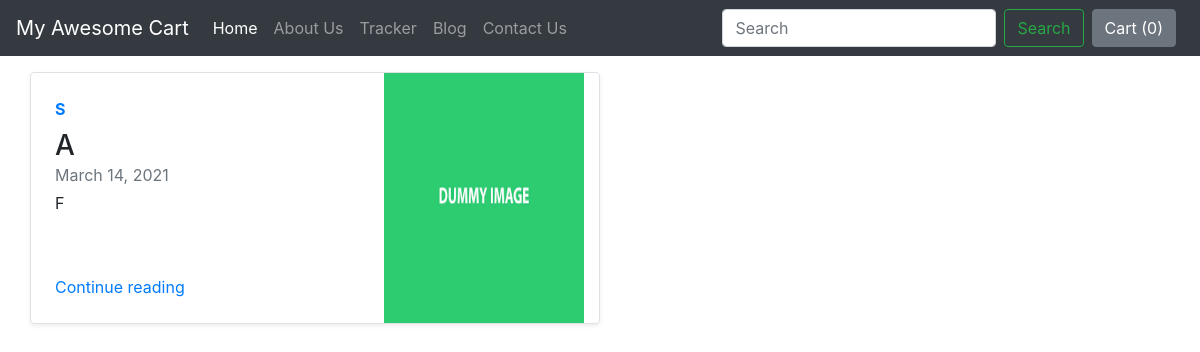
The page /blog/ on the database as committed earlier.
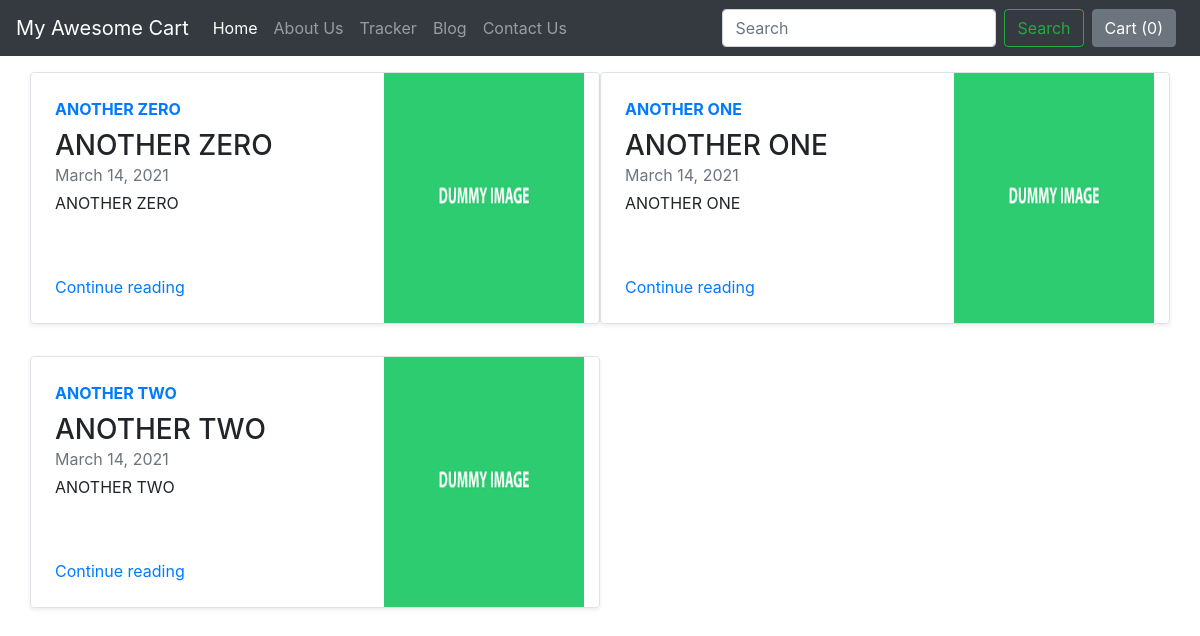
The same page on the database as committed later.
### blog/models.py (models this page shows, shortened)
class Blogpost(models.Model):
    post_id = models.AutoField(primary_key= True)
    title = models.CharField(max_length=50)
    head0 = models.CharField(max_length=500, default="")
    chead0 = models.CharField(max_length=5000, default="")
    head1 = models.CharField(max_length=500, default="")
    chead1 = models.CharField(max_length=5000, default="")
    head2 = models.CharField(max_length=500, default="")
    chead2 = models.CharField(max_length=5000, default="")
    pub_date = models.DateField()
    thumbnail = models.ImageField(upload_to='shop/images', default="")

### blog/views.py (the view)
# urls.py: path("", views.index, name = "blogHome"),
def index(request):
	myposts = Blogpost.objects.all()
	return render(request, "blog/index.html", {"myposts": myposts})

### blog/templates/blog/index.html (shortened to what this page needs)
{% extends "blog/basic.html" %}
{% block body %}
{% load static %}
<div class="container mt-3">
	<div class="row my-2">
		{% for item in myposts %}
		<div class="col-md-6">
			<div class="row g-0 border rounded overflow-hidden flex-md-row mb-4 shadow-sm h-md-250 position-relative">
				<div class="col p-4 d-flex flex-column position-static">
					<strong class="d-inline-block mb-2 text-primary">{{item.head0}}</strong>
					<h3 class="mb-0">{{item.title}}</h3>
					<div class="mb-1 text-muted">{{item.pub_date}}</div>
					<p class="card-text mb-auto">{{item.head1}}</p>
					<a href="blogpost/{{item.post_id}}" class="stretched-link">Continue reading</a>
				</div>
				<div class="col-auto d-none d-lg-block">
					<img src="/media/{{item.thumbnail}}" class="bd-placeholder-img" width="200" height="250"
						aria-label="Placeholder: Thumbnail">
				</div>
			</div>
		</div>
		{% if forloop.counter|divisibleby:2 %}
	</div>
	<div class="row my-2">
		{% endif %}
		{% endfor %}
	</div>
</div>
{% endblock %}

### blog/templates/blog/basic.html (shortened to what this page needs)
<!doctype html>
<html lang="en">
	<head>
		<link rel="stylesheet" href="https://stackpath.bootstrapcdn.com/bootstrap/4.2.1/css/bootstrap.min.css"
>
	</head>
	<body>
		<nav class="navbar navbar-expand-lg navbar-dark bg-dark">
			<a class="navbar-brand" href="/shop">My Awesome Cart</a>
			<div class="collapse navbar-collapse" id="navbarSupportedContent">
				<ul class="navbar-nav mr-auto">
					<li class="nav-item active">
						<a class="nav-link" href="/shop">Home <span class="sr-only">(current)</span></a>
					</li>
					<li class="nav-item">
						<a class="nav-link" href="/shop/about">About Us</a>
					</li>
					<li class="nav-item">
						<a class="nav-link" href="/shop/tracker">Tracker</a>
					</li>
					<li class="nav-item">
						<a class="nav-link" href="/blog">Blog</a>
					</li>
					<li class="nav-item">
						<a class="nav-link" href="/shop/contact">Contact Us</a>
					</li>
				</ul>
				<form class="form-inline my-2 my-lg-0">
					<input class="form-control mr-sm-2" type="search" placeholder="Search" aria-label="Search">
					<button class="btn btn-outline-success my-2 my-sm-0" type="submit">Search</button>
				</form>
				<button type="button" class="btn btn-secondary mx-2" id="popcart" data-container="body"
					data-toggle="popover" data-placement="bottom" data-content="Bottom popover" data-html="true">
					Cart (<span id="cart">0</span>)
				</button>
			</div>
		</nav>
		{% block body %} {% endblock %}
	</body>
</html>

Rows that differ between the two databases and show on the page:
changed Blogpost: head0 "S" → "ANOTHER ZERO"; title "A" → "ANOTHER ZERO"; head1 "F" → "ANOTHER ZERO"
added Blogpost: head0 "ANOTHER ONE", title "ANOTHER ONE", pub_date "March 14, 2021", head1 "ANOTHER ONE", thumbnail (picture)
added Blogpost: head0 "ANOTHER TWO", title "ANOTHER TWO", pub_date "March 14, 2021", head1 "ANOTHER TWO", thumbnail (picture)
